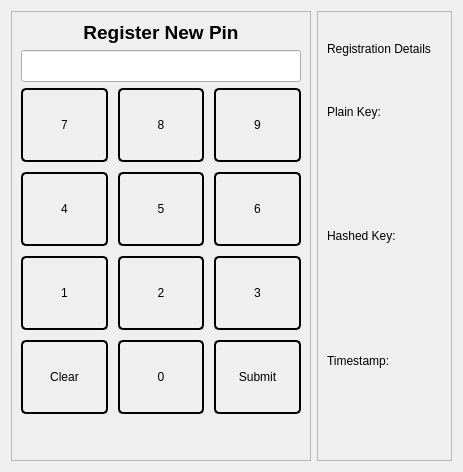
<?xml version="1.0" encoding="UTF-8"?>
<ui version="4.0">
 <class>Form</class>
 <widget class="QWidget" name="Form">
  <property name="geometry">
   <rect>
    <x>0</x>
    <y>0</y>
    <width>463</width>
    <height>472</height>
   </rect>
  </property>
  <property name="windowTitle">
   <string>Form</string>
  </property>
  <layout class="QHBoxLayout" name="horizontalLayout">
   <item>
    <widget class="QFrame" name="left_frame">
     <property name="minimumSize">
      <size>
       <width>300</width>
       <height>450</height>
      </size>
     </property>
     <property name="maximumSize">
      <size>
       <width>300</width>
       <height>450</height>
      </size>
     </property>
     <property name="frameShape">
      <enum>QFrame::StyledPanel</enum>
     </property>
     <property name="frameShadow">
      <enum>QFrame::Raised</enum>
     </property>
     <layout class="QVBoxLayout" name="verticalLayout">
      <item>
       <widget class="QLabel" name="pin_instruction">
        <property name="maximumSize">
         <size>
          <width>16777215</width>
          <height>45</height>
         </size>
        </property>
        <property name="font">
         <font>
          <pointsize>14</pointsize>
          <weight>75</weight>
          <bold>true</bold>
         </font>
        </property>
        <property name="text">
         <string>Register New Pin</string>
        </property>
        <property name="alignment">
         <set>Qt::AlignCenter</set>
        </property>
       </widget>
      </item>
      <item>
       <widget class="QLineEdit" name="pin_field">
        <property name="font">
         <font>
          <pointsize>15</pointsize>
         </font>
        </property>
        <property name="maxLength">
         <number>10</number>
        </property>
        <property name="alignment">
         <set>Qt::AlignCenter</set>
        </property>
        <property name="readOnly">
         <bool>true</bool>
        </property>
       </widget>
      </item>
      <item>
       <widget class="QFrame" name="gridFrame">
        <property name="styleSheet">
         <string notr="true">QPushButton {
	width: 70px;
	height: 70px;
	border: 2px solid black;
	border-radius: 5px;
}</string>
        </property>
        <layout class="QGridLayout" name="gridLayout" rowstretch="0,0,0,0,0">
         <property name="leftMargin">
          <number>0</number>
         </property>
         <property name="topMargin">
          <number>0</number>
         </property>
         <property name="rightMargin">
          <number>0</number>
         </property>
         <property name="bottomMargin">
          <number>0</number>
         </property>
         <property name="spacing">
          <number>10</number>
         </property>
         <item row="2" column="1">
          <widget class="QPushButton" name="btn5">
           <property name="text">
            <string>5</string>
           </property>
          </widget>
         </item>
         <item row="1" column="1">
          <widget class="QPushButton" name="btn8">
           <property name="text">
            <string>8</string>
           </property>
          </widget>
         </item>
         <item row="2" column="0">
          <widget class="QPushButton" name="btn4">
           <property name="text">
            <string>4</string>
           </property>
          </widget>
         </item>
         <item row="2" column="2">
          <widget class="QPushButton" name="btn6">
           <property name="text">
            <string>6</string>
           </property>
          </widget>
         </item>
         <item row="3" column="2">
          <widget class="QPushButton" name="btn3">
           <property name="text">
            <string>3</string>
           </property>
          </widget>
         </item>
         <item row="3" column="1">
          <widget class="QPushButton" name="btn2">
           <property name="text">
            <string>2</string>
           </property>
          </widget>
         </item>
         <item row="1" column="0">
          <widget class="QPushButton" name="btn7">
           <property name="text">
            <string>7</string>
           </property>
          </widget>
         </item>
         <item row="1" column="2">
          <widget class="QPushButton" name="btn9">
           <property name="text">
            <string>9</string>
           </property>
          </widget>
         </item>
         <item row="3" column="0">
          <widget class="QPushButton" name="btn1">
           <property name="text">
            <string>1</string>
           </property>
          </widget>
         </item>
         <item row="4" column="0">
          <widget class="QPushButton" name="clear_btn">
           <property name="text">
            <string>Clear</string>
           </property>
          </widget>
         </item>
         <item row="4" column="1">
          <widget class="QPushButton" name="btn0">
           <property name="text">
            <string>0</string>
           </property>
          </widget>
         </item>
         <item row="4" column="2">
          <widget class="QPushButton" name="submit_btn">
           <property name="text">
            <string>Submit</string>
           </property>
          </widget>
         </item>
        </layout>
       </widget>
      </item>
      <item>
       <spacer name="verticalSpacer">
        <property name="orientation">
         <enum>Qt::Vertical</enum>
        </property>
        <property name="sizeHint" stdset="0">
         <size>
          <width>20</width>
          <height>40</height>
         </size>
        </property>
       </spacer>
      </item>
     </layout>
    </widget>
   </item>
   <item>
    <widget class="QFrame" name="right_frame">
     <property name="frameShape">
      <enum>QFrame::StyledPanel</enum>
     </property>
     <property name="frameShadow">
      <enum>QFrame::Raised</enum>
     </property>
     <layout class="QVBoxLayout" name="verticalLayout_2">
      <item>
       <widget class="QLabel" name="label">
        <property name="text">
         <string>Registration Details</string>
        </property>
       </widget>
      </item>
      <item>
       <widget class="QLabel" name="label_2">
        <property name="text">
         <string>Plain Key:</string>
        </property>
       </widget>
      </item>
      <item>
       <widget class="QLabel" name="plain_key_label">
        <property name="text">
         <string/>
        </property>
       </widget>
      </item>
      <item>
       <widget class="QLabel" name="label_3">
        <property name="text">
         <string>Hashed Key:</string>
        </property>
       </widget>
      </item>
      <item>
       <widget class="QLabel" name="hashed_key_label">
        <property name="text">
         <string/>
        </property>
       </widget>
      </item>
      <item>
       <widget class="QLabel" name="label_4">
        <property name="text">
         <string>Timestamp:</string>
        </property>
       </widget>
      </item>
      <item>
       <widget class="QLabel" name="timestamp_label">
        <property name="text">
         <string/>
        </property>
       </widget>
      </item>
     </layout>
    </widget>
   </item>
  </layout>
 </widget>
 <resources/>
 <connections/>
</ui>
